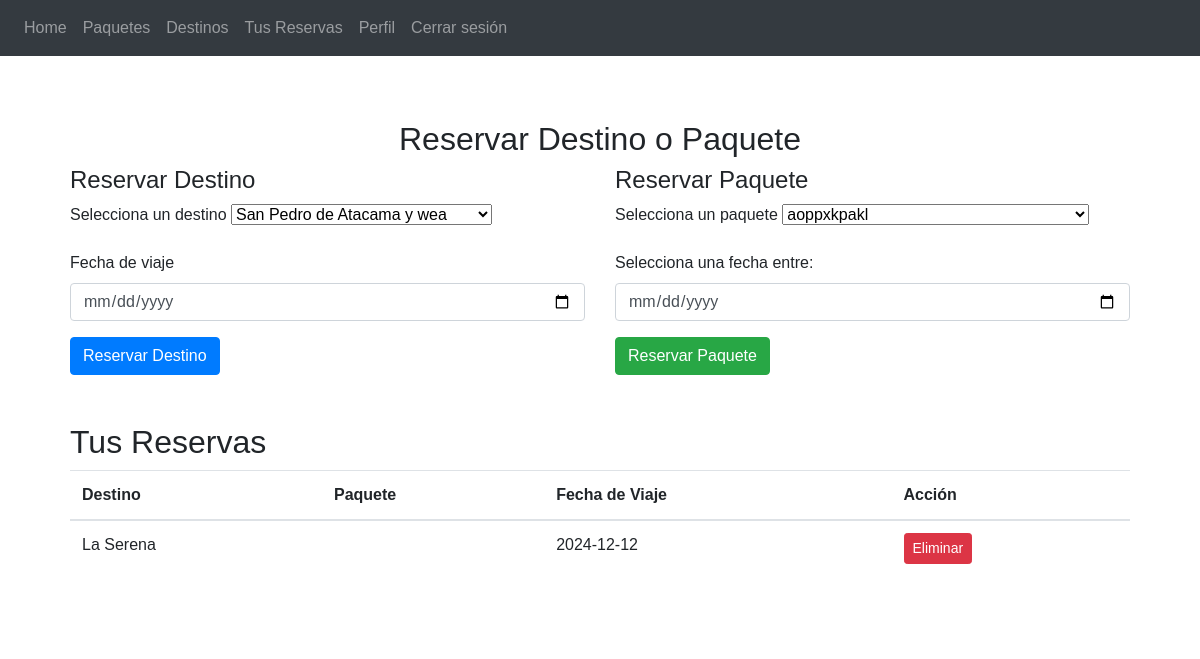
Before: /reserve/reserve (signed in) with the older database file.
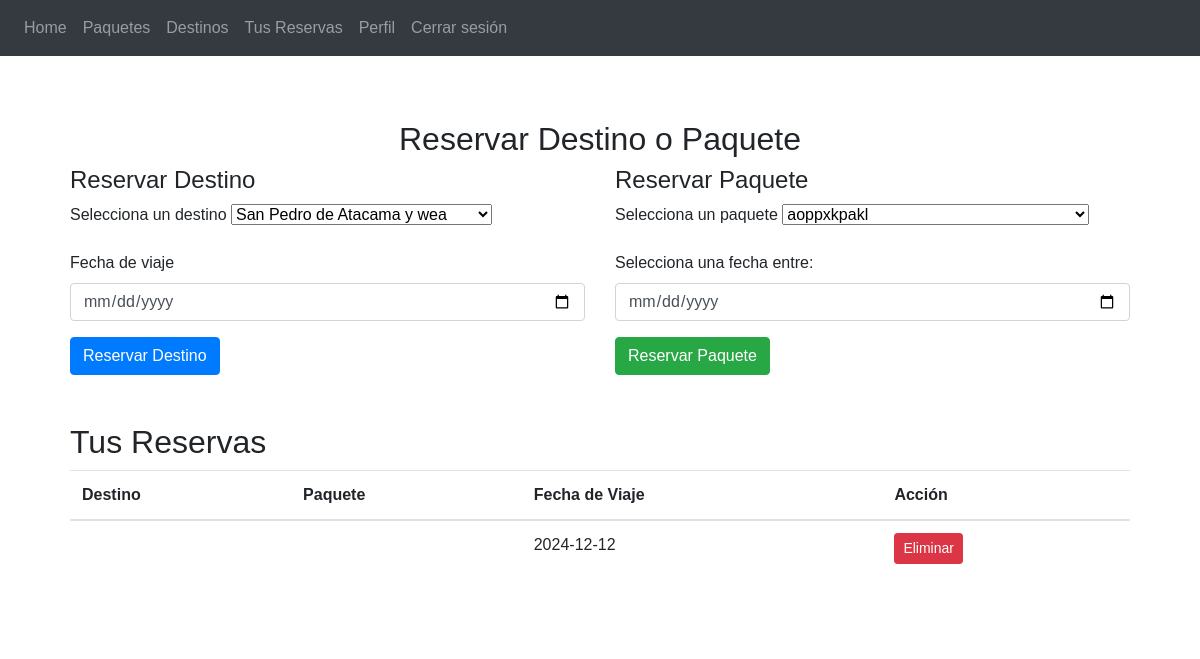
After: the same page with the newer database file.
### app/travel/models.py (models this page shows, shortened)
class Reservation(db.Model):
    __tablename__ = 'reservations'
    id = db.Column(db.Integer, primary_key=True)
    user_id = db.Column(db.Integer, db.ForeignKey('users.id'), nullable=False)
    destination_id = db.Column(db.Integer, db.ForeignKey('destinations.id'), nullable=True)  # Relación con Destination
    package_id = db.Column(db.Integer, db.ForeignKey('packages.id'), nullable=True)  # Relación con Package
    travel_date = db.Column(db.Date, nullable=False)
    created_at = db.Column(db.DateTime, default=datetime.utcnow)
    destination = db.relationship('Destination', backref='reservations_related', lazy=True)
    package = db.relationship('Package', backref='reservations_related', lazy=True)
    user = db.relationship('User', backref='user_reservations', lazy=True)

class Destination(db.Model):
    __tablename__ = 'destinations'
    id = db.Column(db.Integer, primary_key=True)
    name = db.Column(db.String(100), nullable=False)
    description = db.Column(db.Text, nullable=False)
    activities = db.Column(db.String(255), nullable=False)
    cost = db.Column(db.Float, nullable=False)
    reservations = db.relationship('Reservation', backref='destination_related', lazy=True)

### app/travel/routes.py (the view, shortened to what this page needs)
@travel.route('/reserve', methods=['GET', 'POST'])
@login_required
def reserve():
    form = ReservationForm()
    form.destination.choices = [(d.id, d.name) for d in Destination.query.all()]
    form.package.choices = [(p.id, p.name) for p in Package.query.all()]
    reservations = Reservation.query.filter_by(user_id=current_user.id).all()
    return render_template('travel/reserve.html', form=form, reservations=reservations)

### app/travel/forms.py
class ReservationForm(FlaskForm):
    destination = SelectField('Destino', coerce=int, validators=[DataRequired()])
    package = SelectField('Paquete Turístico', coerce=int, validators=[DataRequired()])
    travel_date = DateField('Fecha de Viaje', format='%Y-%m-%d', validators=[DataRequired()])
    submit = SubmitField('Reservar')

### app/auth/models.py (called while the page is built)
    def is_admin(self):
        return self.role == 'admin'

### app/templates/travel/reserve.html (shortened to what this page needs)
{% extends "base.html" %}
{% block content %}
<div class="container mt-4">
    <h2 class="text-center">Reservar Destino o Paquete</h2>
    <div class="row">
        <div class="col-md-6">
            <h4>Reservar Destino</h4>
            <form method="POST" action="{{ url_for('travel.reserve_destination') }}">
                <div class="mb-3">
                    <label for="destination" class="form-label">Selecciona un destino</label>
                    {{ form.destination(class="form-select", id="destination", onchange="showDescription('destination')") }}
                </div>
                <div class="mb-3">
                    <label for="travel_date_dest" class="form-label">Fecha de viaje</label>
                    {{ form.travel_date(class="form-control", id="travel_date_dest") }}
                </div>
                <button type="submit" class="btn btn-primary">Reservar Destino</button>
            </form>
        </div>
        <div class="col-md-6">
            <h4>Reservar Paquete</h4>
            <form method="POST" action="{{ url_for('travel.reserve_package') }}">
                <div class="mb-3">
                    <label for="package" class="form-label">Selecciona un paquete</label>
                    {{ form.package(class="form-select", id="package", onchange="loadAvailableDates()") }}
                </div>
                <div class="mb-3">
                    <label for="travel_date_pack" class="form-label">Selecciona una fecha entre:</label>
                    <input type="date" id="travel_date_pack" class="form-control" name="travel_date">
                </div>
                <button type="submit" class="btn btn-success">Reservar Paquete</button>
            </form>
        </div>
    </div>
    <h2 class="mt-5">Tus Reservas</h2>
    <table class="table">
        <thead>
            <tr>
                <th>Destino</th>
                <th>Paquete</th>
                <th>Fecha de Viaje</th>
                <th>Acción</th>
            </tr>
        </thead>
        <tbody>
            {% for reservation in reservations %}
            <tr>
                <td>{{ reservation.destination.name if reservation.destination }}</td>
                <td>{{ reservation.package.name if reservation.package }}</td>
                <td>{{ reservation.travel_date }}</td>
                <td>
                    <form method="POST" action="{{ url_for('travel.delete_reservation', id=reservation.id) }}">
                        <button type="submit" class="btn btn-danger btn-sm">Eliminar</button>
                    </form>
                </td>
            </tr>
            {% endfor %}
        </tbody>
    </table>
</div>
{% endblock %}

Changed rows visible on the page:
changed Reservation: destination "La Serena" → (not shown)
